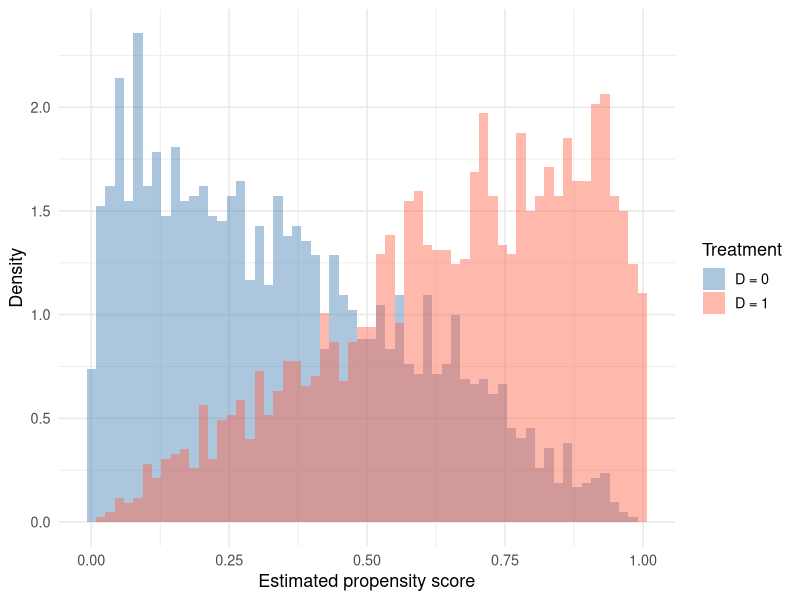
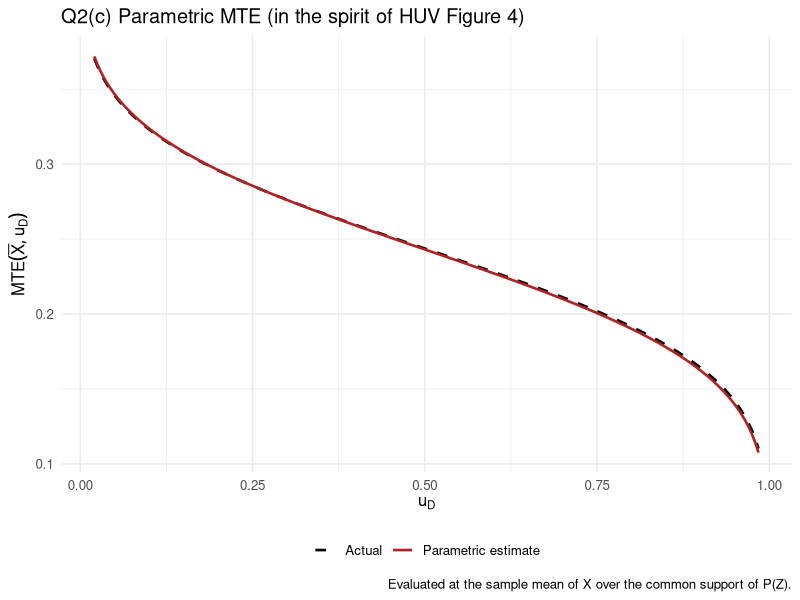
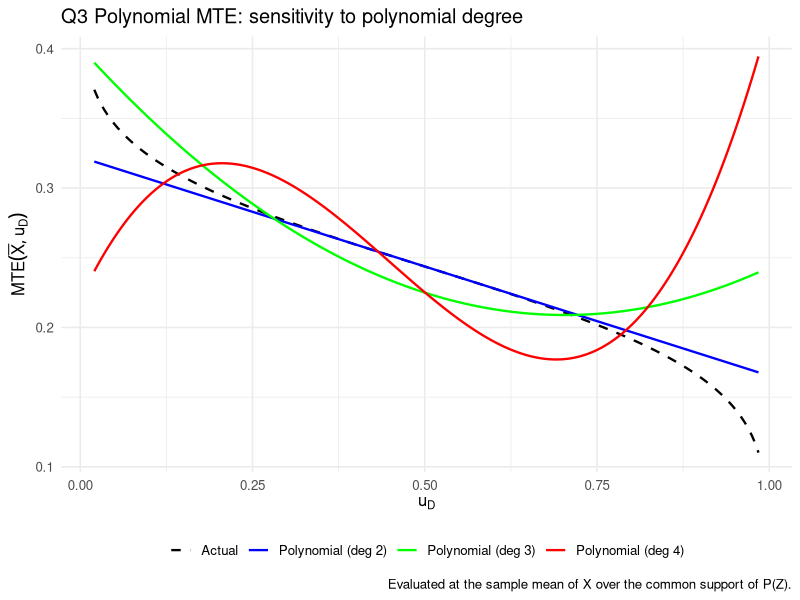

Recreate these plots in R, in order.
## ---- chunk 1
library(tidyverse)
library(ggplot2)
library(knitr)
## ---- chunk 2
# Seed and sample size

    set.seed(34837)
    N <- 5000

# Parameters

    alpha_0 <- 0.02
    alpha_1 <- 0.04
    phi     <- 0.2

    beta_0 <- c(0.5, 0.1)
    beta_1 <- c(0.8, 0.4)

    gamma_0 <- 0.2
    gamma_1 <- 0.3
    gamma_2 <- 0.1

    sigma_1  <- 0.012
    sigma_0  <- -0.05
    sigma_V  <- -1

# Draw covariates and instruments (all mutually independent)
# Variance 4 and 9: sd = √4=2; sd =√9=3

    X1 <- rnorm(N, mean = -2, sd = 2)
    X2 <- rnorm(N, mean =  2, sd = 2)
    Z1 <- rnorm(N, mean = -1, sd = 3)
    Z2 <- rnorm(N, mean =  1, sd = 3)

# Common factor and unobservables

    epsilon <- rnorm(N)
    U1 <- sigma_1 * epsilon
    U0 <- sigma_0 * epsilon
    V  <- sigma_V * epsilon

# Potential outcomes

    Y1 <- alpha_1 + phi + beta_1[1] * X1 + beta_1[2] * X2 + U1
    Y0 <- alpha_0 + beta_0[1] * X1 + beta_0[2] * X2 + U0

# Selection and observed outcome

    latent_index <- gamma_0 + gamma_1 * Z1 + gamma_2 * Z2 - V
    D <- as.integer(latent_index > 0)
    Y <- D * Y1 + (1 - D) * Y0

# Collect into data frame

    data <- tibble(Y, D, Y1, Y0, X1, X2, Z1, Z2, epsilon, U1, U0, V)

    cat("Treatment share:", round(mean(D), 3), "\n")
    cat("Sample size:", N, "\n")
## ---- chunk 3
# Estimate propensity score via probit
ps_model <- glm(D ~ Z1 + Z2, family = binomial(link = "probit"), data = data)

# Store fitted propensity scores
data <- data |> mutate(ps = predict(ps_model, type = "response"))

# Summary of propensity score distribution
summary(data$ps)
## ---- chunk 4
# Visual check: overlaid densities by treatment status
ggplot(data, aes(x = ps, fill = factor(D))) +
  geom_histogram(aes(y = after_stat(density)),
                 bins = 60, alpha = 0.45, position = "identity") +
  labs(x = "Estimated propensity score",
       y = "Density",
       fill = "Treatment") +
  scale_fill_manual(values = c("0" = "steelblue", "1" = "tomato"),
                    labels = c("D = 0", "D = 1")) +
  theme_minimal(base_size = 13)
## ---- chunk 5
# Binned overlap check at 1-percentile resolution
breaks <- seq(0, 1, by = 0.01)

bin_overlap <- data |>
  mutate(bin = cut(ps, breaks = breaks, include.lowest = TRUE)) |>
  count(bin, D) |>
  pivot_wider(names_from = D, values_from = n, values_fill = 0) |>
  rename(untreated = `0`, treated = `1`) |>
  mutate(has_overlap = untreated > 0 & treated > 0)

# Show bins WITHOUT overlap
no_overlap <- bin_overlap |> filter(!has_overlap)

kable(no_overlap,
      caption = "Propensity score bins lacking common support",
      col.names = c("Bin", "Untreated", "Treated", "Overlap"))
## ---- chunk 6
# Continuous support range
support_bins <- bin_overlap |> filter(has_overlap)
cat("Common support region: [",
    min(breaks[breaks >= 0][which(bin_overlap$has_overlap)[1]]),
    ",",
    max(breaks[breaks <= 1][tail(which(bin_overlap$has_overlap), 1) + 1]),
    "]\n")

cat("Number of bins with overlap:",
    sum(bin_overlap$has_overlap), "out of", nrow(bin_overlap), "\n")
## ---- chunk 7
# Build the two inverse-Mills control functions from the estimated
# propensity score

    data <- data |> mutate(
        kappa  = -dnorm(qnorm(ps)) / ps,           # for the D = 1 regression
        lambda =  dnorm(qnorm(ps)) / (1 - ps)      # for the D = 0 regression
    )

# Heckman-style selection-corrected regressions

    fit_D1 <- lm(Y ~ X1 + X2 + kappa,  data = filter(data, D == 1))
    fit_D0 <- lm(Y ~ X1 + X2 + lambda, data = filter(data, D == 0))

# Extract coefficients

    a1phi_hat  <- unname(coef(fit_D1)["(Intercept)"])
    beta_1_hat <- unname(coef(fit_D1)[c("X1", "X2")])
    rho_1_hat  <- unname(coef(fit_D1)["kappa"])

    a0_hat     <- unname(coef(fit_D0)["(Intercept)"])
    beta_0_hat <- unname(coef(fit_D0)[c("X1", "X2")])
    rho_0_hat  <- unname(coef(fit_D0)["lambda"])
## ---- chunk 8
rho_1_true <- sigma_1 * sigma_V / abs(sigma_V)      # -0.012
rho_0_true <- sigma_0 * sigma_V / abs(sigma_V)      #  0.050

q2_tab <- tibble(
  Parameter = c("alpha_1 + phi", "alpha_0",
                "beta_{11}", "beta_{21}",
                "beta_{10}", "beta_{20}",
                "rho_1", "rho_0", "rho_1 - rho_0"),
  True      = c(alpha_1 + phi, alpha_0,
                beta_1[1], beta_1[2],
                beta_0[1], beta_0[2],
                rho_1_true, rho_0_true,
                rho_1_true - rho_0_true),
  Estimate  = c(a1phi_hat, a0_hat,
                beta_1_hat[1], beta_1_hat[2],
                beta_0_hat[1], beta_0_hat[2],
                rho_1_hat, rho_0_hat,
                rho_1_hat - rho_0_hat)
)

kable(q2_tab, digits = 4,
      caption = "Q2(b) parametric estimates versus true values")
## ---- chunk 9
# Common support of the propensity score (matches the overlap region
# identified in Q1's binned check)

    p_lo <- max(min(data$ps[data$D == 1]), min(data$ps[data$D == 0]))
    p_hi <- min(max(data$ps[data$D == 1]), max(data$ps[data$D == 0]))
    u_grid <- seq(p_lo, p_hi, length.out = 200)

# Sample mean of X

    xbar <- c(mean(data$X1), mean(data$X2))

# Estimated and actual MTE

    mte_hat <- (a1phi_hat - a0_hat) +
               sum(xbar * (beta_1_hat - beta_0_hat)) +
               (rho_1_hat - rho_0_hat) * qnorm(u_grid)

    mte_true <- (alpha_1 + phi - alpha_0) +
                sum(xbar * (beta_1 - beta_0)) +
                (rho_1_true - rho_0_true) * qnorm(u_grid)

# Plot

    mte_df <- bind_rows(
        tibble(u = u_grid, MTE = mte_hat,  Curve = "Parametric estimate"),
        tibble(u = u_grid, MTE = mte_true, Curve = "Actual")
    )

    ggplot(mte_df, aes(x = u, y = MTE, colour = Curve, linetype = Curve)) +
        geom_line(linewidth = 0.9) +
        scale_colour_manual(values = c("Parametric estimate" = "firebrick",
                                       "Actual"              = "black")) +
        scale_linetype_manual(values = c("Parametric estimate" = "solid",
                                         "Actual"              = "dashed")) +
        labs(x = expression(u[D]),
             y = expression(MTE(bar(X), u[D])),
             title = "Q2(c) Parametric MTE (in the spirit of HUV Figure 4)",
             caption = "Evaluated at the sample mean of X over the common support of P(Z).") +
        theme_minimal(base_size = 12) +
        theme(legend.position = "bottom", legend.title = element_blank())
## ---- chunk 10
# Helper: fit HUV's Section 5.2 regression with polynomial of degree d

    fit_poly <- function(d, df) {
        ps_terms <- paste0("I(ps^", 1:d, ")", collapse = " + ")
        f <- as.formula(
            paste("Y ~ X1 + X2 + I(X1*ps) + I(X2*ps) +", ps_terms)
        )
        lm(f, data = df)
    }

    fit_q3 <- list(
        d2 = fit_poly(2, data),
        d3 = fit_poly(3, data),
        d4 = fit_poly(4, data)
    )

# Helper: MTE from a fitted polynomial at a grid of u values

    mte_poly <- function(m, u, xbar) {
        cc <- coef(m)
        b1m0 <- c(cc["I(X1 * ps)"], cc["I(X2 * ps)"])
        intercept_X <- sum(xbar * b1m0)

        # Polynomial coefficients phi_i on ps^i, in order i = 1, 2, ...
        phi_names <- paste0("I(ps^", 1:(length(cc) - 5), ")")
        phi <- cc[phi_names]

        vals <- rep(intercept_X, length(u))
        for (i in seq_along(phi)) {
            vals <- vals + i * phi[i] * u^(i - 1)
        }
        as.numeric(vals)
    }
## ---- chunk 11
# Compare the fitted parameters across polynomial degrees

    pull_row <- function(m, nm) {
        cc <- coef(m)
        if (nm %in% names(cc)) unname(cc[nm]) else NA_real_
    }

    q3_coef <- tibble(
        Parameter = c("(Intercept)", "X1", "X2",
                      "I(X1 * ps)", "I(X2 * ps)",
                      "I(ps^1)", "I(ps^2)", "I(ps^3)", "I(ps^4)"),
        `deg 2`   = sapply(q3_coef_names <- c("(Intercept)","X1","X2",
                                              "I(X1 * ps)","I(X2 * ps)",
                                              "I(ps^1)","I(ps^2)","I(ps^3)","I(ps^4)"),
                           pull_row, m = fit_q3$d2),
        `deg 3`   = sapply(q3_coef_names, pull_row, m = fit_q3$d3),
        `deg 4`   = sapply(q3_coef_names, pull_row, m = fit_q3$d4)
    )

    kable(q3_coef, digits = 4,
          caption = "Q3 fitted coefficients across polynomial degrees")
## ---- chunk 12
# ATE at sample mean: integrate MTE(u) over u in (0, 1)
# For a polynomial MTE, this equals x'(beta_1 - beta_0) + sum_i phi_i.

    xbar <- c(mean(data$X1), mean(data$X2))

    ate_from_poly <- function(m) {
        cc <- coef(m)
        b1m0 <- c(cc["I(X1 * ps)"], cc["I(X2 * ps)"])
        phi_names <- grep("^I\\(ps\\^", names(cc), value = TRUE)
        sum(xbar * b1m0) + sum(cc[phi_names])
    }

    q3_ate <- tibble(
        Degree = c("deg 2", "deg 3", "deg 4"),
        ATE    = sapply(fit_q3, ate_from_poly),
        Truth  = 0.22
    )

    kable(q3_ate, digits = 4,
          caption = "Q3 ATE integrated from the estimated MTE")
## ---- chunk 13
# Common support, reused from Q2

    p_lo <- max(min(data$ps[data$D == 1]), min(data$ps[data$D == 0]))
    p_hi <- min(max(data$ps[data$D == 1]), max(data$ps[data$D == 0]))
    u_grid <- seq(p_lo, p_hi, length.out = 200)

# Actual MTE at the sample mean of X (same formula as Q2(c))

    mte_true <- (alpha_1 + phi - alpha_0) +
                sum(xbar * (beta_1 - beta_0)) +
                (rho_1_true - rho_0_true) * qnorm(u_grid)

# Assemble the plot data frame

    mte_df_q3 <- bind_rows(
        tibble(u = u_grid, MTE = mte_true,                       Curve = "Actual"),
        tibble(u = u_grid, MTE = mte_poly(fit_q3$d2, u_grid, xbar), Curve = "Polynomial (deg 2)"),
        tibble(u = u_grid, MTE = mte_poly(fit_q3$d3, u_grid, xbar), Curve = "Polynomial (deg 3)"),
        tibble(u = u_grid, MTE = mte_poly(fit_q3$d4, u_grid, xbar), Curve = "Polynomial (deg 4)")
    )

    ggplot(mte_df_q3, aes(x = u, y = MTE, colour = Curve, linetype = Curve)) +
        geom_line(linewidth = 0.8) +
        scale_colour_manual(values = c("Actual"               = "black",
                                       "Polynomial (deg 2)"   = "blue",
                                       "Polynomial (deg 3)"   = "green",
                                       "Polynomial (deg 4)"   = "red")) +
        scale_linetype_manual(values = c("Actual"             = "dashed",
                                         "Polynomial (deg 2)" = "solid",
                                         "Polynomial (deg 3)" = "solid",
                                         "Polynomial (deg 4)" = "solid")) +
        labs(x = expression(u[D]),
             y = expression(MTE(bar(X), u[D])),
             title = "Q3 Polynomial MTE: sensitivity to polynomial degree",
             caption = "Evaluated at the sample mean of X over the common support of P(Z).") +
        theme_minimal(base_size = 12) +
        theme(legend.position = "bottom", legend.title = element_blank())
